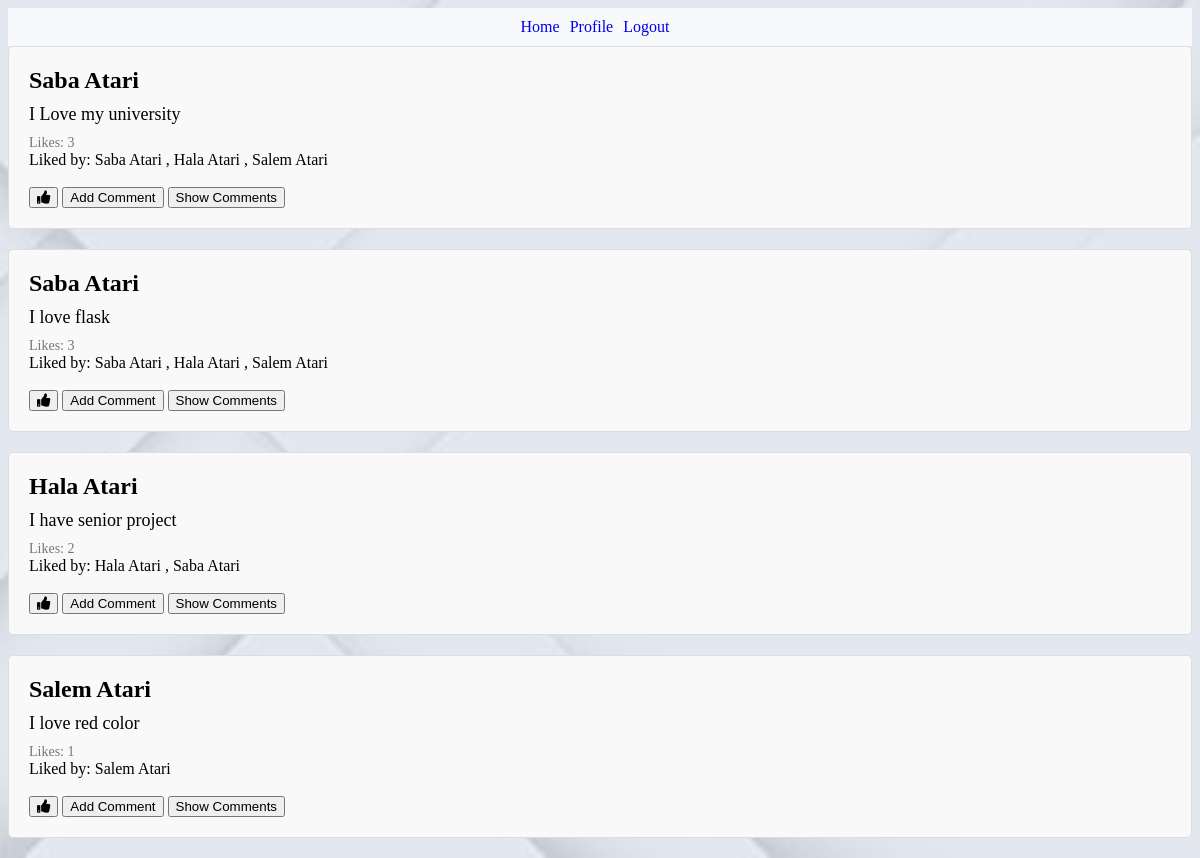
/account (signed in), run on the app's committed database.
### model.py (models this page shows, shortened)
class Post(db.Model):
    __tablename__='posts'
    id = db.Column(db.Integer, primary_key=True)
    title = db.Column(db.String(300))
    content = db.Column(db.String())
    tags = db.Column(db.String())
    user_id = db.Column(db.ForeignKey('users.id'))
    likes = db.Column(db.Integer, default=0)
    comments=db.relationship('Comment',backref='post',lazy='dynamic')
    likes = db.relationship('Like', backref='post', lazy='dynamic')

class User(db.Model,UserMixin):
    __tablename__='users'
    id=db.Column(db.Integer,primary_key=True)
    email = db.Column(db.String(100),unique=True)
    username= db.Column(db.String(60))
    password_hash =db.Column(db.String(130))
    posts = db.relationship('Post',backref='user',lazy='dynamic')
    comments=db.relationship('Comment',backref='user',lazy='dynamic')
    likes = db.relationship('Like', backref='user', lazy='dynamic')

### app.py (the view)
@app.route('/account')
@login_required
def my_account():
    posts = Post.query.join(User).add_columns(Post.content, Post.id, User.username).all()
    post_data = []
    for post in posts:
        likes = Like.query.filter_by(post_id=post.id).all()
        likers = [like.user.username for like in likes]
        post_data.append({
            'content': post.content,
            'username': post.username,
            'id': post.id,
            'likes': len(likes),
            'likers': likers
        })
    return render_template("my_account.html", allposts=post_data)

### model.py (called while the page is built)
@login_manager.user_loader
def load_user(user_id):
    return User.query.get(user_id)

### templates/my_account.html (shortened to what this page needs)
{% extends "base.html" %}
{% block content %}
 <div class="container">
    {% for post in allposts %}
      <div class="post-card" data-post-id="{{ post.id }}">
        <div class="post-username">{{ post.username }}</div>
        <div class="post-content">{{ post.content }}</div>
        <div class="post-likes">Likes: {{ post.likes }}</div>
        <div class="post-likers">Liked by:
          {% for liker in post.likers %}
            {{ liker }}
            {% if not loop.last %}, {% endif %}
          {% endfor %}
        </div><br>
          <a href="{{url_for('interact',id=post.id)}}"><button class="like-button"><i class="fas fa-thumbs-up"></i></button></a>
        <a href="{{ url_for('add_comment', id=post.id) }}"><button>Add Comment</button></a>
        <a href="{{ url_for('show_comments', id=post.id) }}"><button>Show Comments</button></a>
      </div>
    {% endfor %}
  </div>
{% endblock %}

### templates/base.html (shortened to what this page needs)
<!DOCTYPE html>
<html lang="en">
<head>
    <link rel="stylesheet" href="https://cdnjs.cloudflare.com/ajax/libs/font-awesome/5.15.2/css/all.min.css">
</head>
<body>
<div class="navbar">
    {% if current_user.is_authenticated %}
        <a href="{{url_for('my_account')}}">Home</a>
        <a href="{{url_for('my_profile')}}">Profile</a>
        <a href="{{url_for('logout')}}">Logout</a>
    {% endif %}
</div>
{% block content %}
{% endblock %}
</body>
</html>

### templates/base.html (style rules this page uses)
body { background-image: url("/static/bg4.jpg"); background-repeat: no-repeat; background-size: cover; }
.post-card { margin-bottom: 20px; padding: 20px; border: 1px solid #ddd; border-radius: 5px; background-color: #f9f9f9; }
.post-username { font-weight: bold; margin-bottom: 10px; font-size: 24px; }
.post-content { color: black; font-size: 18px; }
.navbar { background-color: #f8f9fa; padding: 10px; display: flex; justify-content: center; }
.navbar a { margin-right: 10px; text-decoration: none; }
.post-likes { font-size: 14px; color: #777; margin-top: 10px; }

### data on the page
Post: username "Saba Atari", content "I Love my university", likes "3"
User: username "Saba Atari"
User: username "Hala Atari"
User: username "Salem Atari"
Post: username "Saba Atari", content "I love flask", likes "3"
Post: username "Hala Atari", content "I have senior project", likes "2"
Post: username "Salem Atari", content "I love red color", likes "1"
